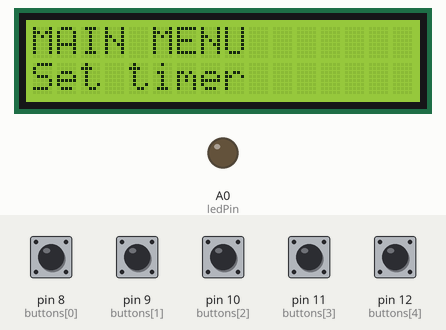
A sketch run on a simulated Arduino Uno, built with avr-gcc and run on an emulated ATmega328P. Shown: 16×2 character LCD, output pins drawn as LEDs (lit = HIGH). The test bench sets the inputs (shaded band); at power-on: pin 8 (buttons[0]), pin 9 (buttons[1]), pin 10 (buttons[2]), pin 11 (buttons[3]), pin 12 (buttons[4]) LOW. What the sketch prints to the serial monitor is not drawn.

Above: at 1.7 s.
1.8 s: pin 8 (buttons[0]) pulled HIGH for 0.15 s
At 2.3 s:
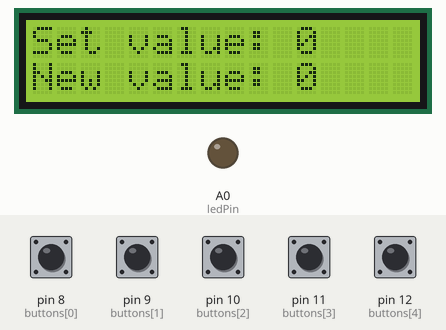
3.4 s: pin 11 (buttons[3]) pulled HIGH for 1 s
At 5.5 s:
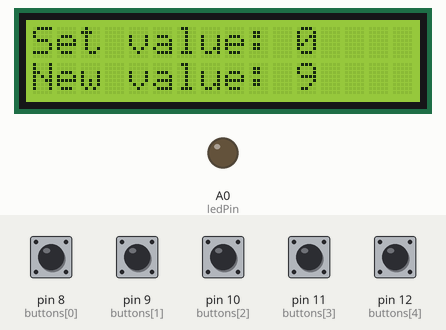
5.9 s: pin 8 (buttons[0]) pulled HIGH for 1 s
At 7.0 s:
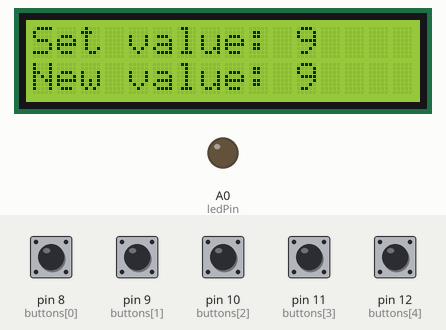
8.4 s: pin 10 (buttons[2]) pulled HIGH for 0.15 s
10.0 s: pin 10 (buttons[2]) pulled HIGH for 1 s
At 12.1 s:
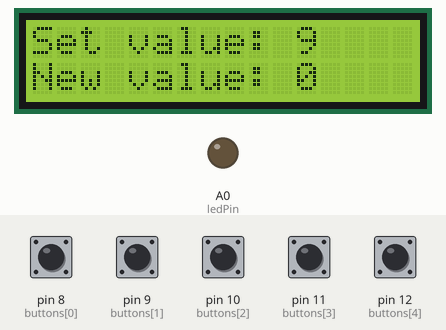
12.5 s: pin 9 (buttons[1]) pulled HIGH for 0.15 s
At 14.0 s:
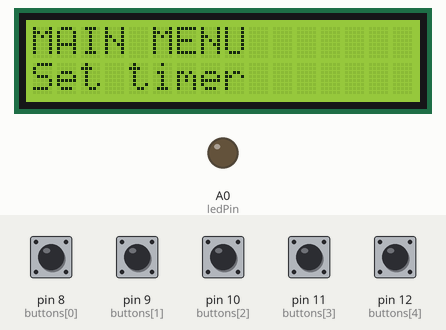
Timing chart, 0 to 15.1 s (numbered marks = the images above; inputs shaded):
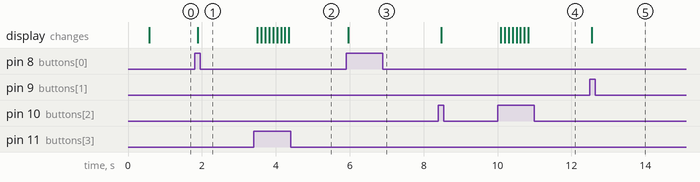

The sketch:

TimerSetMenuLCD.ino
```cpp
#include <LiquidCrystal.h>

LiquidCrystal lcd(7, 6, 5, 4, 3, 2);

void(*resetFunc) (void) = 0;

const byte buttons[] = { 8, 9, 10, 11, 12 }; // choose, left, down, up, right
const char btnNames[] = { 'C', 'L', 'D', 'U', 'R' };
const byte numberOfBtns = 5;
const byte ledPin = A0;
byte btnStates[] = { 0, 0, 0, 0, 0 };
byte prevBtnStates[] = { 0, 0, 0, 0, 0 };

const byte maxTime = 255;
const byte minTime = 0;
byte setTimerVal = 0;
byte displayedTimerVal = 0;
byte timerVal;
boolean timerStarted = false;
boolean timerEnded = false;

boolean inMainMenu = true;
boolean inTimerSetMenu = false;
boolean inTimerStartMenu = false;
boolean inTimerMenu = false;

byte mainMenuPage = 0; // 0=SetTimer, 1=StartTimer
const byte numOfMainMenuPages = 2;


unsigned long prevMillis = 0;
int refreshInterval = 1000; // 1 second

void setup()
{
	lcd.begin(16, 2);
	lcd.clear();
	lcd.home();
	lcd.print("Brew timer v0.1");
	lcd.setCursor(0, 1);
	lcd.print("Loading...");
	Serial.begin(9600);
	for (int i = 0; i < numberOfBtns; i++) {
		pinMode(buttons[i], INPUT);
	}
	pinMode(ledPin, OUTPUT);
	delay(500);
	updateLcd();
}

void loop()
{
	unsigned long currMillis = millis();
	if (timerStarted) {
		if (timerVal == 0) {
			timerEnded = true;
			updateLcd();
		}
		else if (currMillis - prevMillis > refreshInterval) {
			timerVal--;
			prevMillis = currMillis;
			updateLcd();
		}
	}
	char pressedBtn = buttonPressed();

	switch (pressedBtn) {
	case 'C':
		Serial.println(pressedBtn);
		handleChBtnClick();
		break;
	case 'U':
		Serial.println(pressedBtn);
		handleUpBtnClick();
		break;
	case 'D':
		Serial.println(pressedBtn);
		handleDownBtnClick();
		break;
	case 'L':
		Serial.println(pressedBtn);
		handleLeftBtnClick();
		break;
	case 'R':
		Serial.println(pressedBtn);
		handleRightBtnClick();
		break;
	}

	delay(100);
}

void updateLcd() {
	lcd.clear();
	lcd.home();
	if (inMainMenu) {
		lcd.print("MAIN MENU");
		lcd.setCursor(0, 1);
		switch (mainMenuPage) {
		case 0:
			lcd.print("Set timer");
			return;
		case 1:
			lcd.print("Start timer");
			return;
		}
	}
	else if (inTimerSetMenu) {
		lcd.print("Set value: ");
		lcd.print(setTimerVal);
		lcd.setCursor(0, 1);
		lcd.print("New value: ");
		lcd.print(displayedTimerVal);
		return;
	}
	else if (inTimerStartMenu) {
		lcd.print("Press C to start");
		lcd.setCursor(0, 1);
		lcd.print("timer for ");
		lcd.print(setTimerVal);
		lcd.print(" s");
		return;
	}
	else if (inTimerMenu) {
		if (!timerEnded) {
			lcd.print("Remaining time:");
			lcd.setCursor(0, 1);
			lcd.print(timerVal);
			lcd.print(" seconds");
			return;
		}
		else {
			lcd.print("Timer has ended.");
			digitalWrite(ledPin, HIGH);
			delay(5000);
			digitalWrite(ledPin, LOW);
			resetFunc();
			return;
		}
	}
	return;
}

void handleChBtnClick() {
	if (inMainMenu) {
		inMainMenu = false;
		switch (mainMenuPage) {
		case 0:
			inTimerSetMenu = true;
			break;
		case 1:
			inTimerStartMenu = true;
			break;
		}
	}
	else if (inTimerSetMenu) {
		setTimerVal = displayedTimerVal;
	}
	else if (inTimerStartMenu) {
		inTimerStartMenu = false;
		inTimerMenu = true;
		timerStarted = true;
		timerVal = setTimerVal;
		prevMillis = millis();
	}
	updateLcd();
	return;
}

void handleUpBtnClick() {
	if (inTimerSetMenu) {
		if (displayedTimerVal < maxTime) {
			displayedTimerVal++;
		}
	}
	updateLcd();
	return;
}

void handleDownBtnClick() {
	if (inTimerSetMenu) {
		if (displayedTimerVal > minTime) {
			displayedTimerVal--;
		}
	}
	updateLcd();
	return;
}

void handleLeftBtnClick() {
	if (inMainMenu) {
		mainMenuPage = (mainMenuPage + (numOfMainMenuPages - 1)) % numOfMainMenuPages;
	}
	else if (inTimerSetMenu) {
		inTimerSetMenu = false;
		displayedTimerVal = setTimerVal;
		inMainMenu = true;
	}
	updateLcd();
	return;
}

void handleRightBtnClick() {
	if (inMainMenu) {
		mainMenuPage = (mainMenuPage + 1) % numOfMainMenuPages;
	}
	updateLcd();
	return;
}

char buttonPressed() {
	char pressedBtn = '\0';
	for (int i = numberOfBtns - 1; i >-1; i--) {
		btnStates[i] = digitalRead(buttons[i]);
		if (btnStates[i] == HIGH && btnStates[i] != prevBtnStates[i]) {
			pressedBtn = btnNames[i];
		}
		if (!(inTimerSetMenu && (i == 2 || i == 3))) {
			prevBtnStates[i] = btnStates[i];
		}
	}
	return pressedBtn;
}
```

Measured:
- after the input at 1.8 s, the display: changes after 0.09 s (image 1)
- after the input at 3.4 s, the display: first changes after 0.09 s (image 2 shows a later state)
- after the input at 5.9 s, the display: changes after 0.06 s (image 3)
- after the input at 10.0 s, the display: first changes after 0.08 s (image 4 shows a later state)
- after the input at 12.5 s, the display: changes after 0.05 s (image 5)
